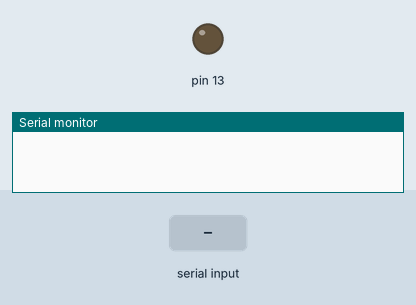
Bench run of a sketch on a simulated Arduino Uno, built with avr-gcc and run on an emulated ATmega328P. Shown: output pins drawn as LEDs (lit = HIGH), the last lines printed to the serial monitor. Inputs (shaded band) come from the test bench.

Above: at 1.2 s.
1.3 s: "a" received over Serial
At 1.9 s:
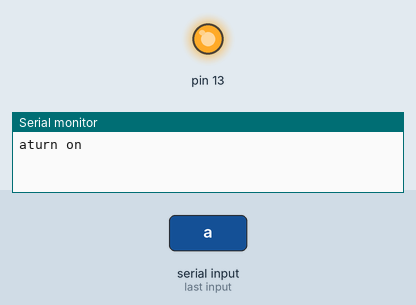
2.8 s: "b" received over Serial
At 4.2 s:
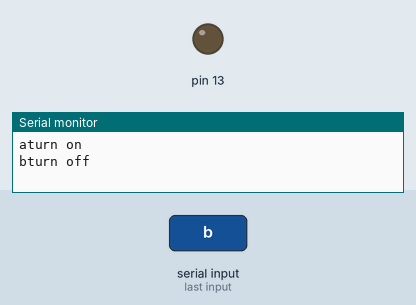
Timing chart, 0 to 5.8 s (numbered marks = the images above; inputs shaded):
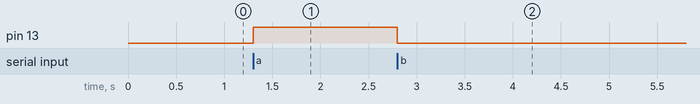

Measured:
- after the input at 1.3 s, pin 13: LOW → HIGH at once
- after the input at 2.8 s, pin 13: HIGH → LOW at once

The sketch:

2.6.3-SerialLed.ino
```cpp
/*
串口控制开关灯
奈何col
*/

void setup()
{
  // 初始化串口
  Serial.begin(9600);
  pinMode(13, OUTPUT);
}

void loop()
{
  // 如果缓冲区中有数据，则读取并输出
  if (Serial.available() > 0)
  {
    char ch = Serial.read();
    Serial.print(ch);
    //开灯
    if (ch == 'a')
    {
      digitalWrite(13, HIGH);
      Serial.println("turn on");
    }
    //关灯
    else if (ch == 'b')
    {
      digitalWrite(13, LOW);
      Serial.println("turn off");
    }
  }
}
```
